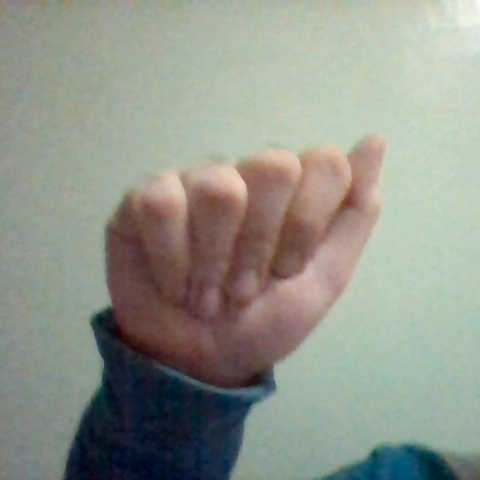
%> input picture GUI_HandTalker/How_to_Play_Imgs/A.jpg, 480 x 480 px
$ octave --eval "result = generate_skinmap(imread('GUI_HandTalker/How_to_Play_Imgs/A.jpg'));"   (GNU Octave 9; MATLAB toolbox functions it lacks are replaced by stand-ins)
%> lines starting %> are read from the running program, lines starting %| are printed output that depends on the picture; in (x1, y1, x2, y2) boxes, pixels count from 0 and x2, y2 are one past the last pixel; in counts of white or black regions, pixels touching at a corner belong together; the program's own positions count from 1
function [out1] = generate_skinmap(img_orig)

    height = size(img_orig,1);
%> height = 480
    width = size(img_orig,2);
%> width = 480

    %Initialize the output images
    out = img_orig;
%> out is the input picture: size 480x480x3 uint8; mean R, G, B 145.9, 149.7, 139.5
    bin = zeros(height,width);

    %Apply gaussfilter to be more lenient in skin detection
    img = imgaussfilt(img_orig,4);

    %Convert the image from RGB to YCbCr
    img_ycbcr = rgb2ycbcr(img);
%> img_ycbcr: size 480x480x3 uint8; mean of channels 1, 2, 3 142.6, 124.1, 127.1
    Cb = img_ycbcr(:,:,2);
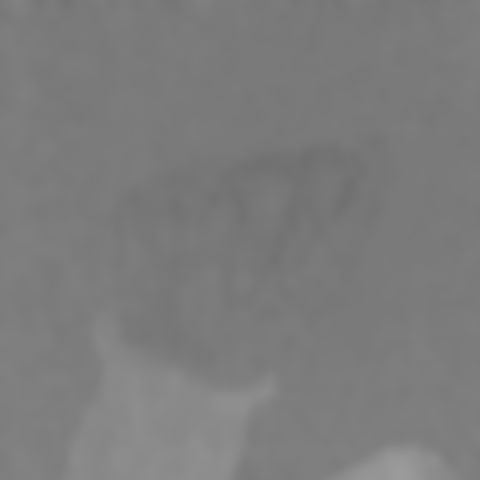
%> Cb: size 480x480 uint8; min 112, max 155, mean 124.1
    Cr = img_ycbcr(:,:,3);
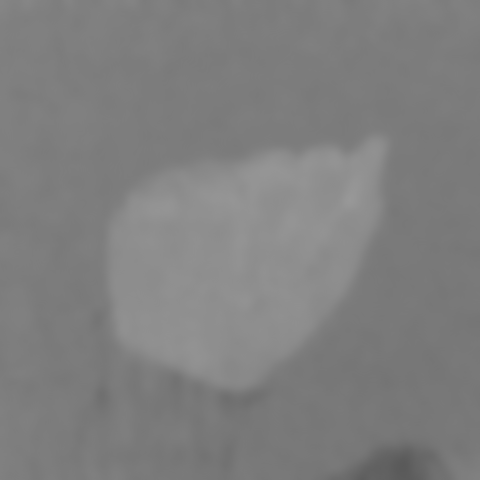
%> Cr: size 480x480 uint8; min 89, max 152, mean 127.1

    %Detect Skin
    [r,c,v] = find(Cb>=77 & Cb<=127 & Cr>=133 & Cr<=173);
%> r = 49091 values from 1 to 384; c = 49091 values from 1 to 388; v = 49091 logical values, 49091 true
    numind = size(r,1);
%> numind = 49091

    %Mark Skin Pixels
    for i=1:numind
        out(r(i),c(i),:) = [0 0 0];
        bin(r(i),c(i)) = 1;
    end
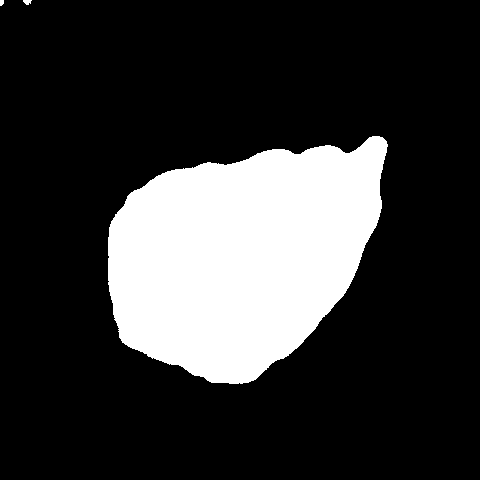
%> bin: size 480x480 double; values 0 (black) and 1 (white), 21.3% white; 3 white regions, box (x1, y1, x2, y2) and area: (108, 136, 388, 384) 49038, (23, 0, 32, 5) 32, (0, 0, 4, 6) 21
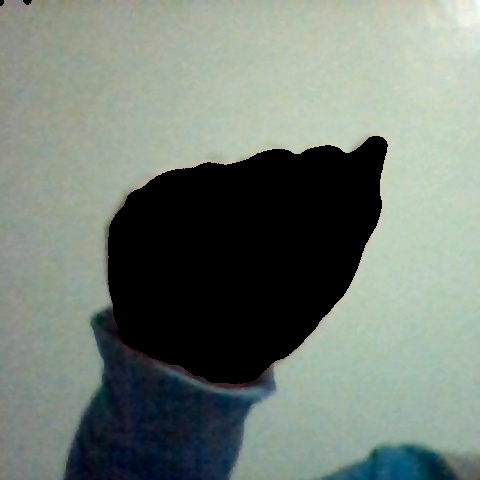
%> out: size 480x480x3 uint8; mean R, G, B 116.6, 127.1, 118.6
    out1= imsubtract(img_orig,out);
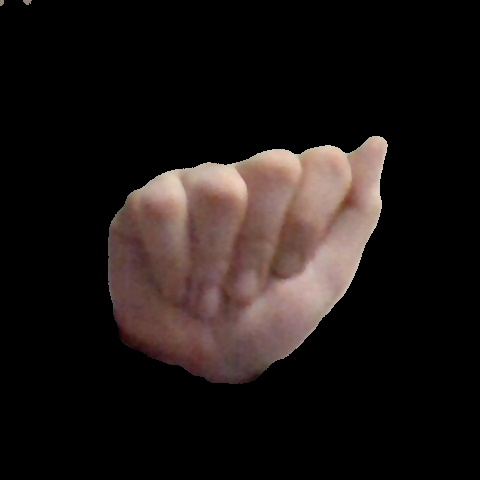
%> out1: size 480x480x3 uint8; mean R, G, B 29.3, 22.6, 20.9


end

$ run again, on GUI_HandTalker/How_to_Play_Imgs/B.jpg
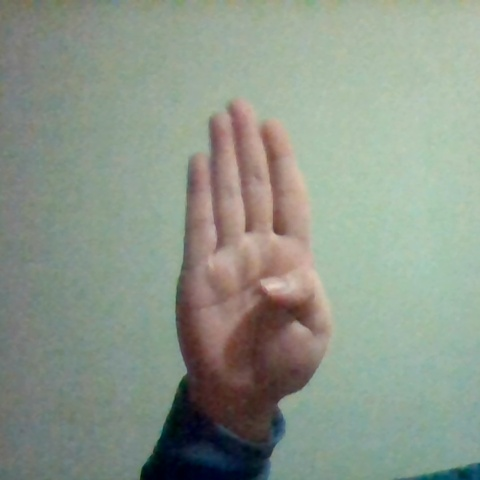
%> input picture GUI_HandTalker/How_to_Play_Imgs/B.jpg, 480 x 480 px
%> in generate_skinmap, out is the input picture: size 480x480x3 uint8; mean R, G, B 141.1, 151, 138.4
%> img_ycbcr: size 480x480x3 uint8; mean of channels 1, 2, 3 141.9, 123.9, 124.6
%> r = 35796 values from 1 to 437; c = 35796 values from 25 to 331; v = 35796 logical values, 35796 true
%> numind = 35796
%> after the loop in generate_skinmap, `for i=1:numind`:
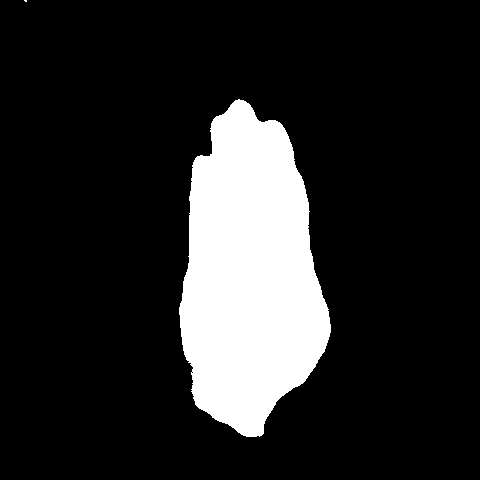
%> bin: size 480x480 double; values 0 (black) and 1 (white), 15.5% white; 2 white regions (1 under 20 px), largest, box (x1, y1, x2, y2) and area: (179, 99, 331, 437) 35791
%> in generate_skinmap, `out1= imsubtract(img_orig,out);`:
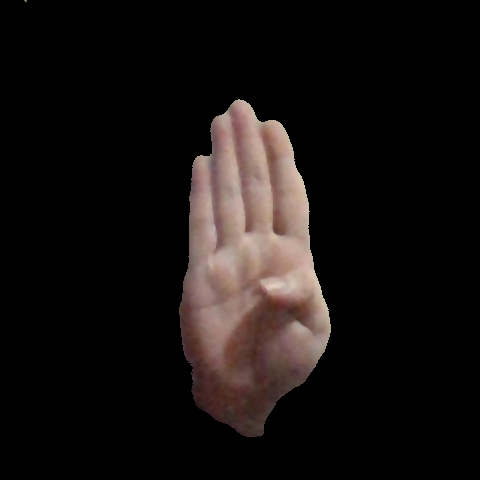
%> out1: size 480x480x3 uint8; mean R, G, B 21.7, 17.2, 16

$ run again, on GUI_HandTalker/How_to_Play_Imgs/C_train_0.jpg
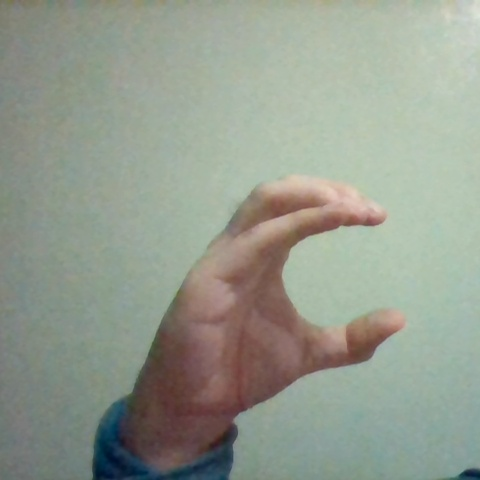
%> input picture GUI_HandTalker/How_to_Play_Imgs/C_train_0.jpg, 480 x 480 px
%> in generate_skinmap, out is the input picture: size 480x480x3 uint8; mean R, G, B 148.8, 155.8, 143.2
%> img_ycbcr: size 480x480x3 uint8; mean of channels 1, 2, 3 146.8, 123.5, 125.8
%> r = 35558 values from 178 to 466; c = 35558 values from 133 to 406; v = 35558 logical values, 35558 true
%> numind = 35558
%> after the loop in generate_skinmap, `for i=1:numind`:
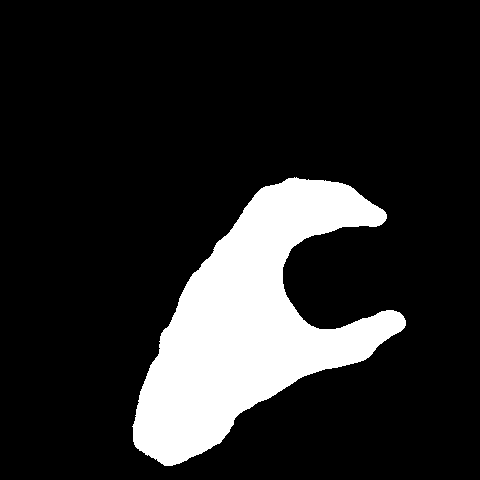
%> bin: size 480x480 double; values 0 (black) and 1 (white), 15.4% white; 1 white region, box (x1, y1, x2, y2) and area: (132, 177, 406, 466) 35558
%> in generate_skinmap, `out1= imsubtract(img_orig,out);`:
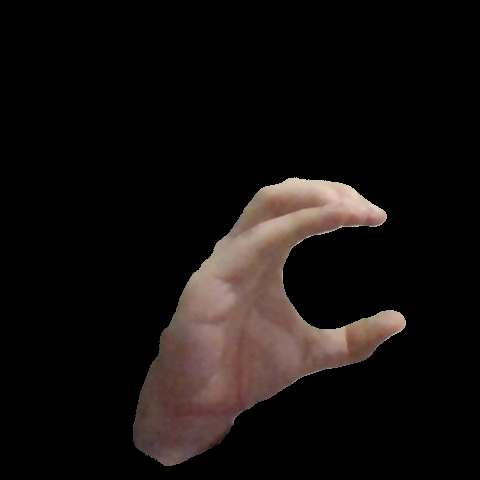
%> out1: size 480x480x3 uint8; mean R, G, B 20.3, 15.8, 14.4

$ run again, on GUI_HandTalker/How_to_Play_Imgs/D_train_129.jpg
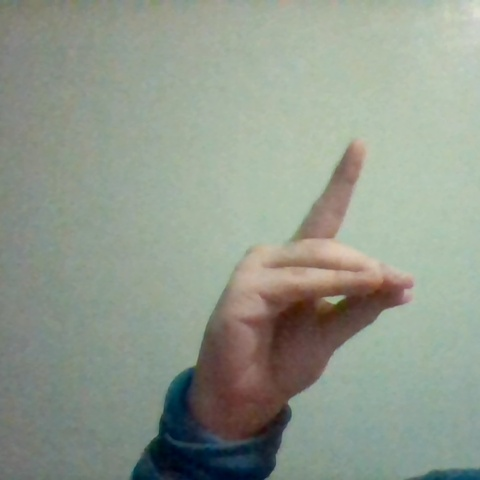
%> input picture GUI_HandTalker/How_to_Play_Imgs/D_train_129.jpg, 480 x 480 px
%> in generate_skinmap, out is the input picture: size 480x480x3 uint8; mean R, G, B 145.3, 153.6, 141.2
%> img_ycbcr: size 480x480x3 uint8; mean of channels 1, 2, 3 144.6, 123.8, 125.2
%> r = 27021 values from 1 to 440; c = 27021 values from 196 to 414; v = 27021 logical values, 27021 true
%> numind = 27021
%> after the loop in generate_skinmap, `for i=1:numind`:
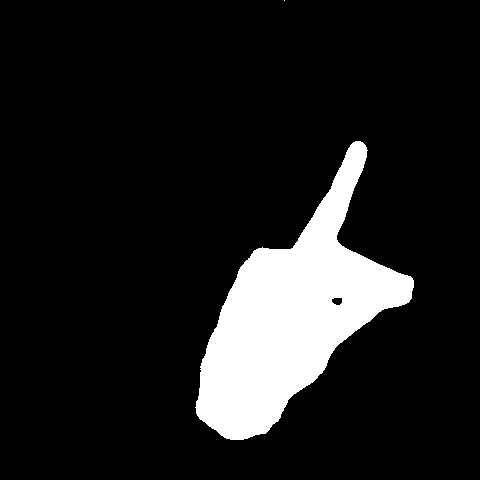
%> bin: size 480x480 double; values 0 (black) and 1 (white), 11.7% white; 2 white regions (1 under 20 px), largest, box (x1, y1, x2, y2) and area: (195, 141, 414, 440) 27020
%> in generate_skinmap, `out1= imsubtract(img_orig,out);`:
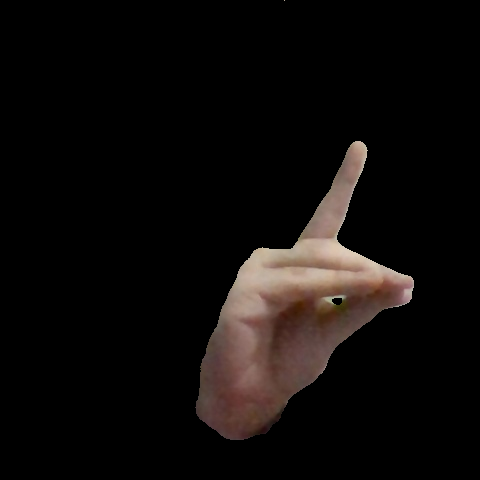
%> out1: size 480x480x3 uint8; mean R, G, B 14.8, 11.5, 10.2
